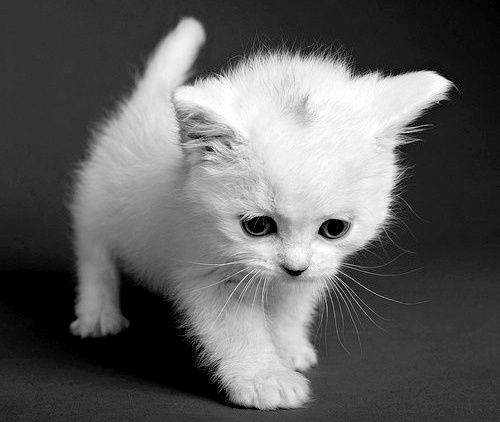
#> input picture image/cat.jpg, 500 x 422 px, given in place of ____No___find____, which was not available
$ python edge.py
#> lines starting #> are read from the running program, lines starting #| are printed output that depends on the picture; pictures that were not available may be replaced by others from this repository, and a replacement may not be noted
#> in main, img is the input picture: shape (422, 500, 3); min 0, max 255, mean 95.7
### gause_blure_impl.py
import numpy as np


def gaussian_blur(img: np.ndarray, kernel: np.ndarray = np.array([[0.0625, 0.125, 0.0625],
                                                                [0.125, 0.25, 0.125],
                                                                [0.0625, 0.125, 0.0625]])):
    """ Remove noise """
    s = 1
    cols = (img.shape[0] - kernel.shape[0]) // s + 1
#> cols = 420
    rows = (img.shape[1] - kernel.shape[0]) // s + 1
#> rows = 498

    lst = np.empty((cols, rows), dtype="int32")

    for i in range(0, cols * s, s):
        for j in range(0, rows * s, s):
            lst[i // s, j // s] = (np.sum(img[i: i + kernel.shape[0], j: j + kernel.shape[0]] * kernel))


    return lst

### laplacian_impl.py
import numpy as np


def laplacian(img: np.ndarray, kernel: np.ndarray = np.array([[0, 1, 0],
                                                            [1, -4, 1],
                                                            [0, 1, 0]]), scale: int = 1):
    """Laplacian edge detection"""
#> called with kernel = array of shape (3, 3), scale = 1
    cols = (img.shape[0] - kernel.shape[0]) // scale + 1
#> cols = 418
    rows = (img.shape[1] - kernel.shape[0]) // scale + 1
#> rows = 496

    lst = np.empty((cols, rows), dtype="int32")

    for i in range(0, cols * scale, scale):
        for j in range(0, rows * scale, scale):
            lst[i // scale, j // scale] = (np.sum(img[i: i + kernel.shape[0], j: j + kernel.shape[0]] * kernel))
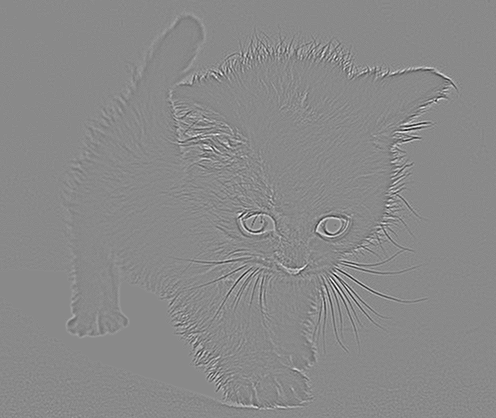
#> lst: shape (418, 496) int32; min -107, max 91, mean 0; drawn with min black and max white

    return lst

### edge.py
import cv2
import sys
import laplacian_impl
import gause_blure_impl


def main(argv):
    # input image path
    path = argv[0] if len(argv) >= 1 else '____No___find____'  # input('Input image path: ')

    # loading image

    img = cv2.imread(f'image/{path}', cv2.IMREAD_COLOR)

    if img is None:
        print('Error opening image')
        print('Program Arguments: [image_name]')
        return -1

    # converting to gray scale
    gray = cv2.cvtColor(img, cv2.COLOR_BGR2GRAY)

    # remove noise
    img = gause_blure_impl.gaussian_blur(gray)

    # Laplacian edge detection
    laplacian_implement = laplacian_impl.laplacian(img)

    cv2.imwrite(f'edge_processing_image/new_lapl_{path}', laplacian_implement)
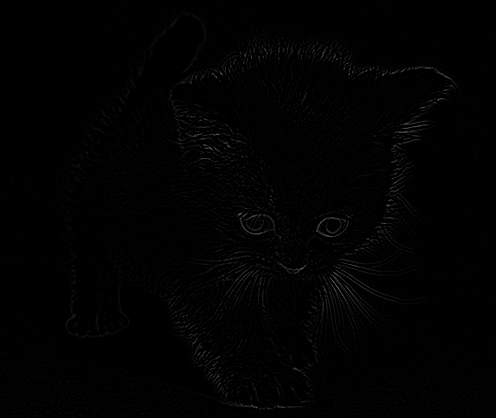
#> saved as new_lapl_____No___find____: shape (418, 496); min 0, max 91, mean 1.7

    abs_dst = cv2.convertScaleAbs(laplacian_implement)

    cv2.imshow("window_name", abs_dst)
    cv2.waitKey(0)


if __name__ == "__main__":
    main(sys.argv[1:])

$ run again, on image/syuniq.jpg
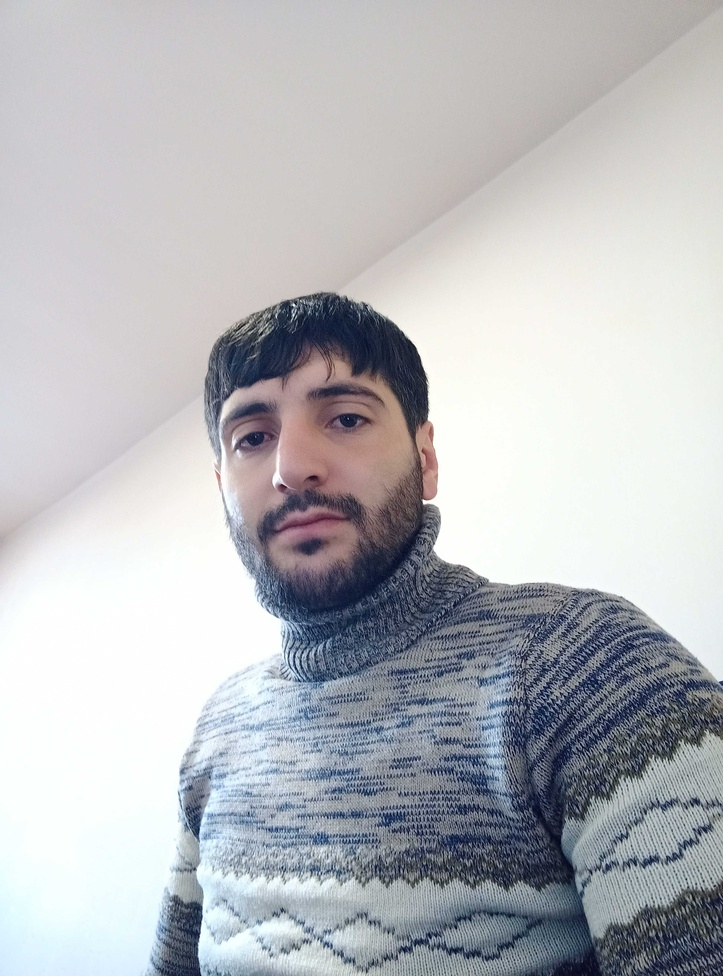
#> input picture image/syuniq.jpg, 723 x 976 px, shrunk from 3120 x 4208 before the run, found by its file name
#> in main, img is the input picture: shape (976, 723, 3); mean B, G, R 189.5, 185.8, 184.2
#> after the loop in laplacian, `for i in range(0, cols * scale, scale):`:
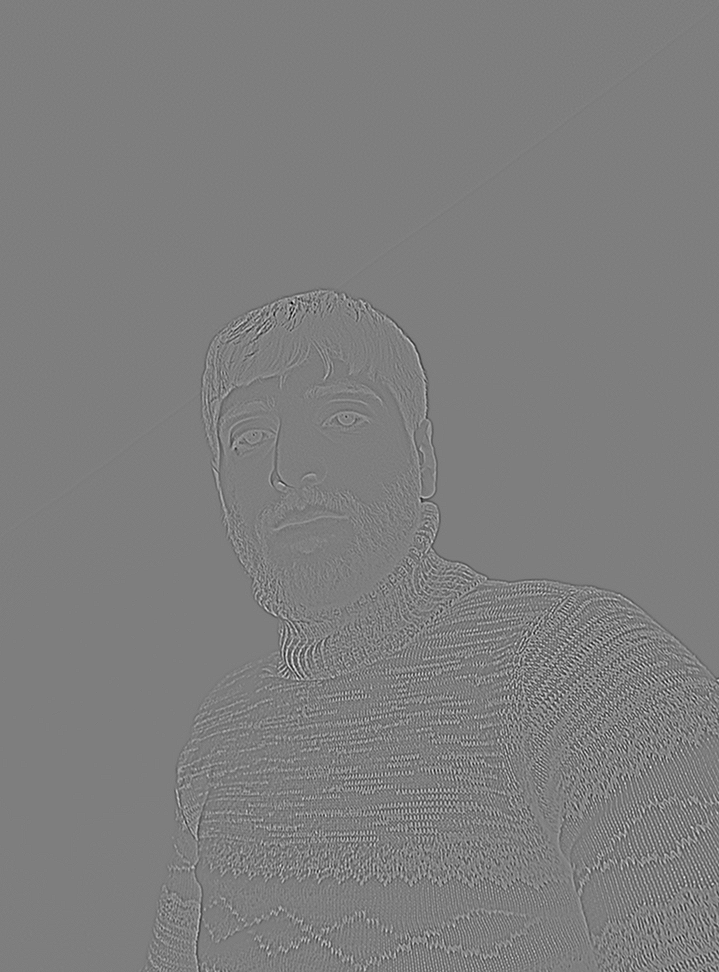
#> lst: shape (972, 719) int32; min -118, max 120, mean 0; drawn with min black and max white
#> in main, `cv2.imwrite(f'edge_processing_image/new_lapl_{path}', laplacian_implem..`:
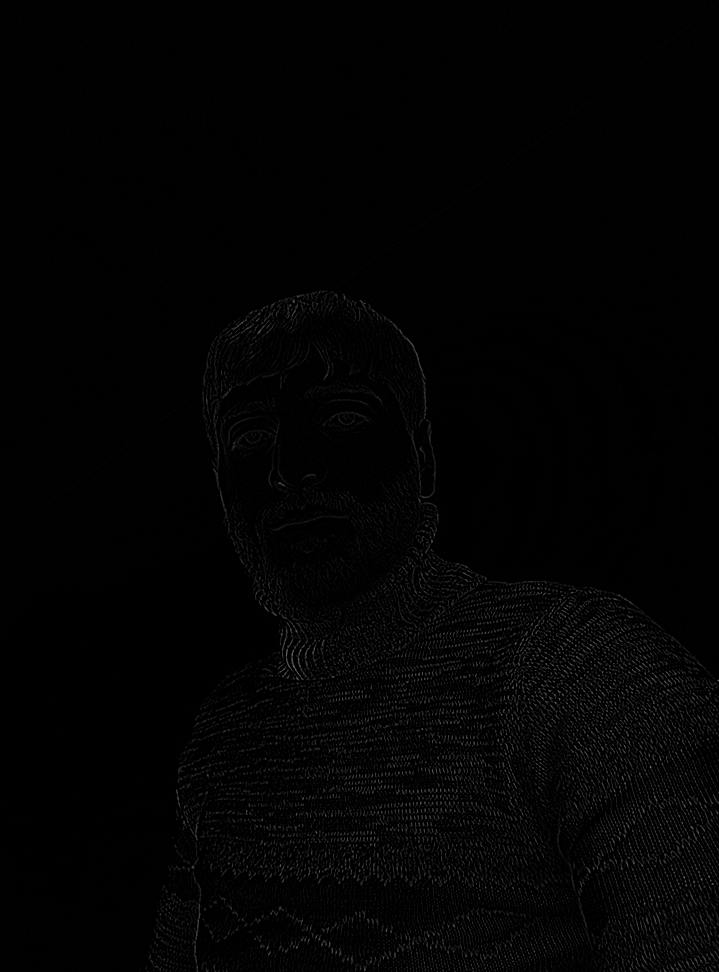
#> saved as syuniq.jpg: shape (972, 719); min 0, max 120, mean 2.9

$ run again, on image/windows.jpg
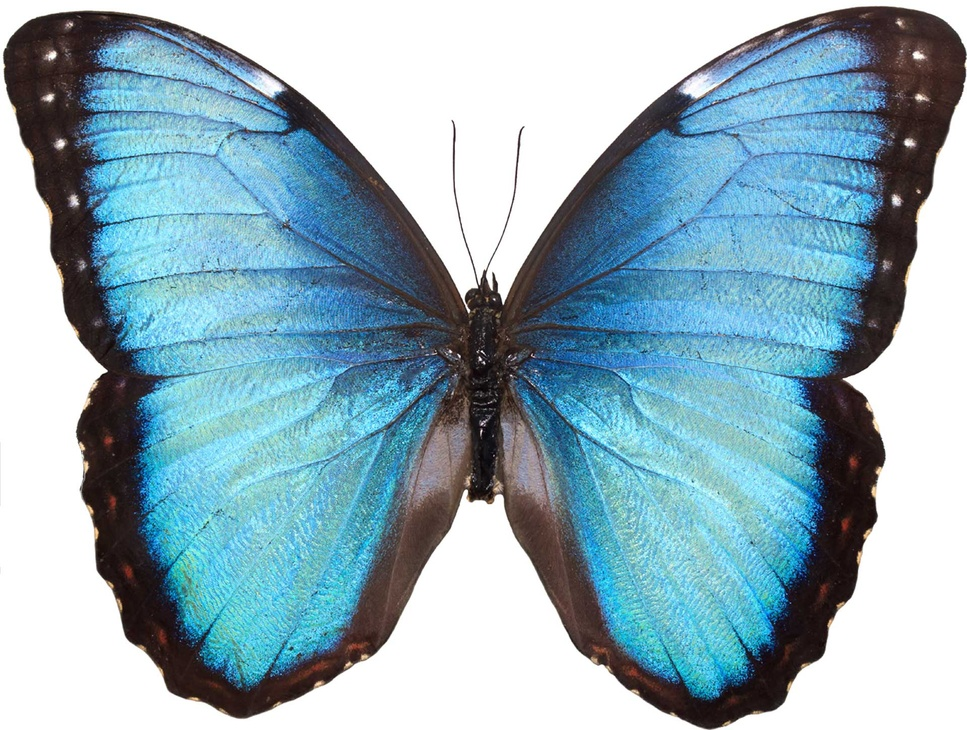
#> input picture image/windows.jpg, 967 x 730 px, shrunk from 1920 x 1450 before the run, found by its file name
#> in main, img is the input picture: shape (730, 967, 3); mean B, G, R 186.4, 174.1, 144.9
#> after the loop in laplacian, `for i in range(0, cols * scale, scale):`:
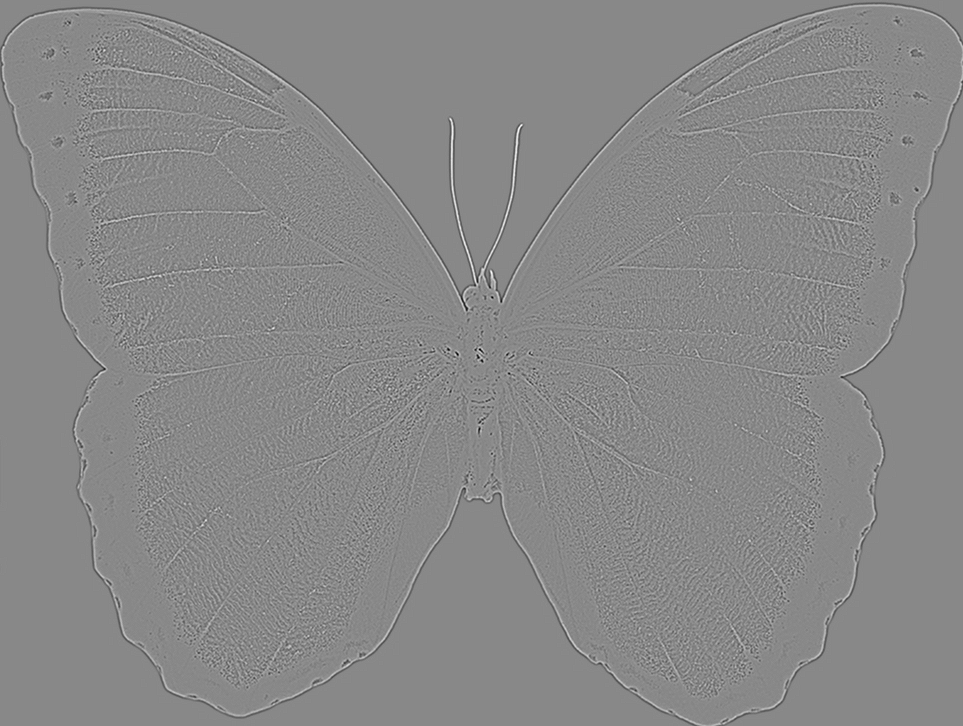
#> lst: shape (726, 963) int32; min -155, max 134, mean 0; drawn with min black and max white
#> in main, `cv2.imwrite(f'edge_processing_image/new_lapl_{path}', laplacian_implem..`:
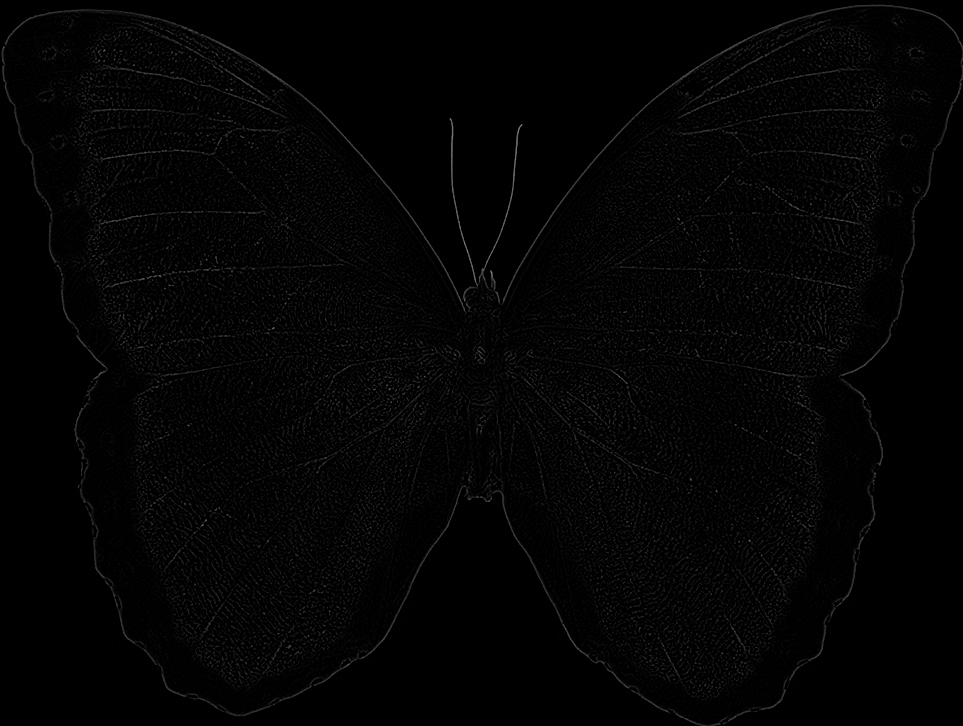
#> saved as windows.jpg: shape (726, 963); min 0, max 134, mean 3.5
